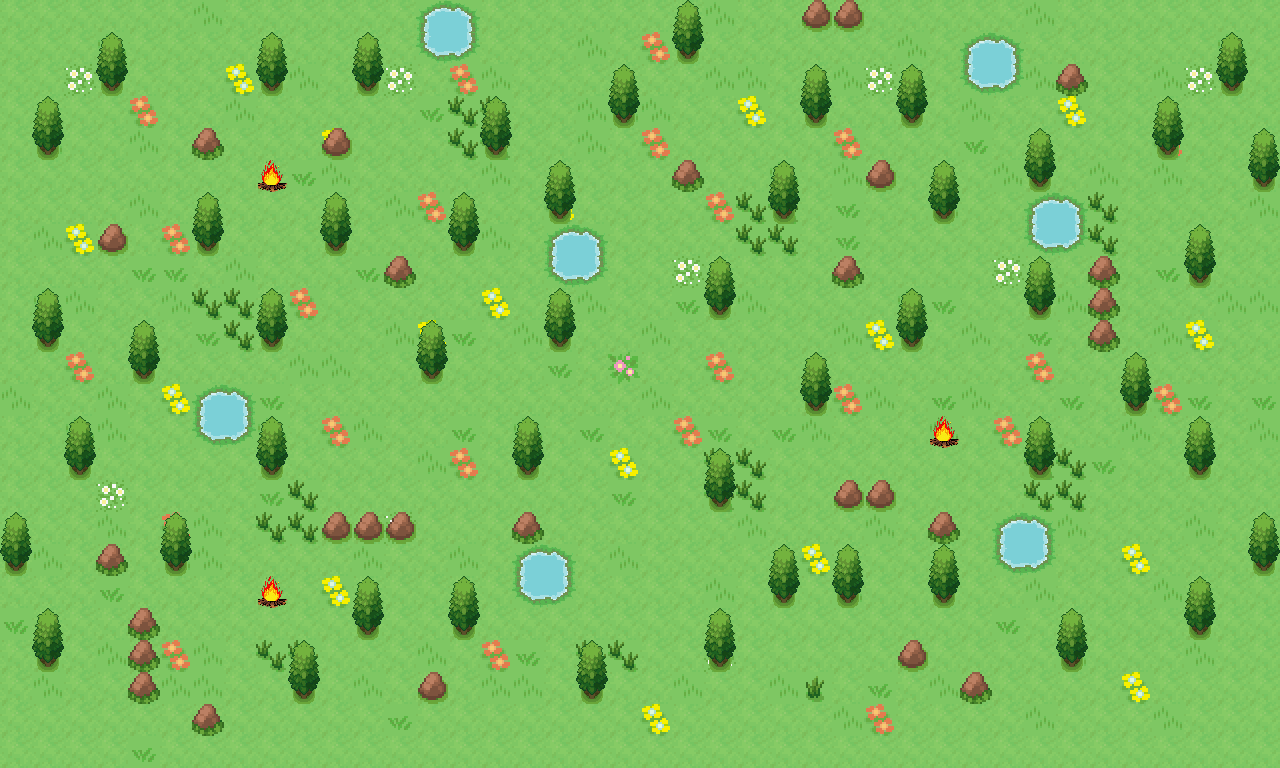

The image is a tile-based game level rendered from a .tmx file. Its description and complete source (layers, tilesets, objects, tile grids) follow:
An orthogonal 40x24 tile map with 32x32 px tiles, 2 tile layers (Capa de patrones 1, bloques), 2 tilesets.

<map version="1.10" tiledversion="1.11.2" orientation="orthogonal" renderorder="right-down" width="40" height="24" tilewidth="32" tileheight="32" infinite="0" nextlayerid="3" nextobjectid="1">
 <tileset firstgid="1" source="tileset_bosque.tsx" />
 <tileset firstgid="29" source="../hoguera.tsx" />
 <layer id="1" name="Capa de patrones 1" width="40" height="24">
  <data encoding="csv">
1,1,1,1,1,1,3,1,1,1,1,1,1,1,1,1,1,1,1,1,1,1,3,1,1,1,1,1,1,1,1,1,3,1,1,1,1,1,1,1,
1,1,1,3,1,1,1,1,1,1,1,1,1,1,1,1,1,1,3,1,2,1,1,1,1,1,1,1,3,1,2,1,1,1,1,1,1,1,3,1,
1,1,17,1,1,1,1,15,1,3,1,1,17,1,2,3,1,1,1,1,1,1,3,3,1,1,3,17,1,1,1,1,3,3,1,1,3,17,1,1,
1,1,1,1,2,1,1,3,1,1,1,1,1,1,4,4,1,1,3,3,3,1,1,15,1,1,1,1,1,1,3,1,1,15,1,1,1,1,1,1,
1,3,1,1,3,1,1,1,1,1,15,1,1,1,4,4,1,1,3,1,2,1,1,1,1,1,2,1,1,1,2,1,1,1,1,1,2,1,1,1,
1,1,1,1,1,1,1,1,1,1,3,1,1,1,1,3,1,1,1,1,1,3,1,1,3,1,3,1,1,1,1,3,1,1,3,1,3,1,1,1,
1,1,1,1,3,1,1,1,1,1,1,1,3,2,1,1,1,15,1,1,1,1,2,4,4,1,1,1,1,3,1,1,2,4,4,1,1,1,1,3,
1,3,15,1,1,2,1,1,1,1,1,1,1,1,1,3,1,1,1,1,1,1,1,4,4,1,1,1,1,1,1,1,1,4,4,1,1,1,1,1,
1,1,1,1,1,1,1,3,1,1,1,1,3,1,1,1,1,2,1,1,1,17,1,1,1,1,1,1,1,1,1,17,1,1,1,1,1,1,1,1,
1,3,3,1,1,3,4,4,1,2,1,1,1,1,1,1,1,1,3,1,1,1,1,3,1,1,1,1,3,3,1,1,1,3,1,1,1,1,3,3,
1,1,1,1,1,1,4,4,1,1,1,1,3,15,1,1,3,1,1,1,3,1,1,1,1,1,3,15,1,1,3,1,1,1,1,1,3,15,1,1,
1,1,2,1,1,1,1,1,1,3,3,1,1,1,1,1,1,2,1,1,1,1,2,1,1,1,1,1,1,1,1,1,2,1,1,1,1,1,1,1,
3,1,1,3,1,15,1,1,1,1,1,1,1,1,1,1,1,1,1,1,3,1,1,1,1,1,2,3,1,1,3,1,1,1,1,1,2,3,1,1,
1,1,3,3,1,1,1,1,3,1,2,3,1,1,3,1,3,1,1,1,1,2,1,1,1,3,1,1,1,3,1,2,1,1,1,3,1,1,1,3,
1,1,1,1,1,1,1,1,1,1,1,1,1,3,2,1,1,1,1,15,1,1,4,4,1,1,1,1,1,1,1,1,4,4,1,1,1,1,1,1,
1,1,1,17,1,1,1,1,4,4,1,1,1,1,1,1,1,1,1,1,1,1,4,4,1,1,1,1,1,1,1,1,4,4,1,1,1,1,1,1,
1,1,1,3,1,2,3,1,4,4,1,1,17,1,1,1,1,1,1,1,1,1,1,3,1,1,1,3,1,1,1,1,1,3,1,1,1,3,1,1,
1,3,1,1,1,3,3,1,1,1,1,3,1,1,3,1,1,3,1,3,1,1,1,1,1,15,1,1,1,1,1,1,1,1,1,15,1,1,1,1,
1,1,1,1,1,1,1,1,1,1,15,1,1,1,1,1,3,2,1,1,1,1,3,1,1,1,3,1,1,1,1,1,3,1,1,1,3,1,1,1,
1,1,1,1,1,1,1,1,1,1,1,1,1,1,1,1,1,1,1,1,1,1,1,1,1,1,1,1,1,1,1,1,1,1,1,1,1,1,1,1,
1,1,1,3,1,2,3,1,4,4,1,1,1,3,1,2,3,1,4,4,1,1,17,1,1,1,1,1,1,1,1,1,1,3,1,1,1,3,1,1,
1,3,1,1,1,3,3,1,1,1,1,3,1,1,1,3,3,1,1,1,1,3,1,1,3,1,1,3,1,3,1,1,1,1,1,15,1,1,1,1,
1,1,1,1,1,1,1,1,1,1,1,1,1,1,1,1,1,1,1,1,15,1,1,1,1,1,3,2,1,1,1,1,3,1,1,1,3,1,1,1,
1,1,1,1,1,1,1,1,1,1,1,1,1,1,1,1,1,1,1,1,1,1,1,1,1,1,1,1,1,1,1,1,1,1,1,1,1,1,1,1
</data>
 </layer>
 <layer id="2" name="bloques" width="40" height="24">
  <data encoding="csv">
0,0,0,0,0,0,0,0,0,0,0,0,0,6,7,0,0,0,0,0,0,5,0,0,0,22,22,0,0,0,0,0,0,0,0,0,0,0,0,0,
0,0,0,5,0,0,0,0,5,0,0,5,0,13,14,0,0,0,0,0,0,12,0,0,0,0,0,0,0,0,6,7,0,0,0,0,0,0,5,0,
0,0,0,12,0,0,0,0,12,0,0,12,0,0,0,0,0,0,0,5,0,0,0,0,0,5,0,0,5,0,13,14,0,23,0,0,0,0,12,0,
0,5,0,0,0,0,0,0,0,0,0,0,0,16,0,5,0,0,0,12,0,0,0,0,0,12,0,0,12,0,0,0,0,0,0,0,5,0,0,0,
0,12,0,0,0,0,23,0,0,0,22,0,0,0,0,12,0,0,0,0,0,0,0,0,0,0,0,0,0,0,16,0,5,0,0,0,12,0,0,5,
0,0,0,0,0,0,0,0,29,16,0,0,0,0,0,0,0,5,0,0,0,23,0,0,5,0,0,22,0,5,0,0,12,0,0,0,0,0,0,12,
0,0,0,0,0,0,5,0,0,0,5,0,0,0,5,0,0,12,0,0,0,0,0,0,12,0,16,0,0,12,0,0,6,7,0,0,0,0,0,0,
0,0,0,22,0,0,12,0,0,0,12,0,0,0,12,0,0,6,7,0,0,0,0,0,0,0,16,0,0,0,0,0,13,14,0,0,0,5,0,0,
0,0,0,0,16,16,0,0,0,0,0,16,23,0,0,0,0,13,14,0,0,0,5,0,0,0,23,0,0,0,0,0,5,0,23,0,16,12,0,0,
0,5,0,0,0,0,0,0,5,0,0,0,0,0,0,15,0,5,0,19,0,16,12,0,0,0,0,0,5,16,0,0,12,0,23,0,0,0,0,0,
0,12,0,0,5,0,16,0,12,0,0,0,0,5,16,0,0,12,0,19,0,0,0,0,0,0,0,0,12,0,0,0,16,0,23,0,0,0,0,0,
0,0,0,0,12,0,0,0,0,0,0,0,0,12,0,0,0,16,0,10,19,0,0,0,0,5,0,0,0,0,0,0,0,0,0,5,0,0,0,0,
0,0,0,0,0,0,6,7,16,0,0,0,0,0,0,0,0,0,0,19,19,0,0,0,0,12,0,0,0,16,0,0,0,16,0,12,0,16,0,16,
0,0,5,0,0,0,13,14,5,0,0,0,0,0,16,0,5,0,16,19,19,0,16,0,16,0,0,0,0,29,0,0,5,0,0,0,0,5,0,0,
0,0,12,0,0,0,0,0,12,0,0,0,0,0,0,0,12,19,0,0,0,0,5,0,0,0,0,0,0,0,0,0,12,0,16,0,0,12,0,0,
0,0,0,0,0,0,0,0,16,0,0,0,0,0,0,0,0,19,0,16,0,0,12,0,0,0,22,22,0,0,0,0,0,0,0,0,0,0,0,0,
5,0,0,0,0,5,0,0,0,0,22,22,22,0,0,0,23,0,0,0,0,0,0,0,0,0,0,0,0,23,0,6,7,0,0,0,0,0,0,5,
12,0,0,23,0,12,0,0,0,0,0,0,0,0,0,0,6,7,0,0,0,0,0,0,5,0,5,0,0,5,0,13,14,0,0,0,0,0,0,12,
0,0,0,16,0,0,0,0,29,0,0,5,0,0,5,0,13,14,0,0,0,0,0,0,12,0,12,0,0,12,0,0,0,0,0,0,0,5,0,0,
16,5,0,0,23,0,0,0,0,0,0,12,0,0,12,0,0,0,0,0,0,0,5,0,0,0,0,0,0,0,0,16,0,5,0,0,0,12,0,0,
0,12,0,0,23,0,0,0,0,5,0,0,0,0,0,0,16,0,5,0,0,0,12,0,0,0,0,0,22,0,0,0,0,12,0,0,0,0,0,0,
0,0,0,0,23,0,0,0,0,12,0,0,0,22,0,0,0,0,12,0,0,0,0,0,0,18,0,16,0,0,23,0,0,0,0,0,0,0,0,0,
0,0,0,0,0,0,23,0,0,0,0,0,16,0,0,0,0,0,0,0,0,0,0,0,0,0,0,0,0,0,0,0,0,0,0,0,0,0,0,0,
0,0,0,0,16,0,0,0,0,0,0,0,0,0,0,0,0,0,0,0,0,0,0,0,0,0,0,0,0,0,0,0,0,0,0,0,0,0,0,0
</data>
 </layer>
</map>